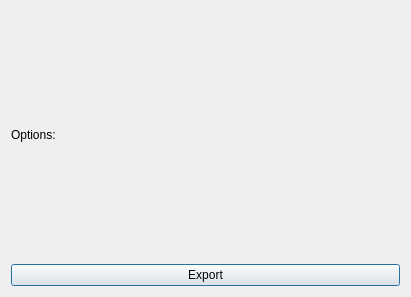
<?xml version="1.0" encoding="UTF-8"?>
<ui version="4.0">
 <class>ExportDialog</class>
 <widget class="QDialog" name="ExportDialog">
  <property name="geometry">
   <rect>
    <x>0</x>
    <y>0</y>
    <width>411</width>
    <height>297</height>
   </rect>
  </property>
  <property name="windowTitle">
   <string>Dialog</string>
  </property>
  <layout class="QHBoxLayout" name="horizontalLayout_2">
   <item>
    <layout class="QVBoxLayout" name="options_layout">
     <item>
      <widget class="QLabel" name="options_label">
       <property name="text">
        <string>Options:</string>
       </property>
      </widget>
     </item>
     <item>
      <widget class="QPushButton" name="generate_button">
       <property name="text">
        <string>Export</string>
       </property>
      </widget>
     </item>
    </layout>
   </item>
  </layout>
 </widget>
 <resources/>
 <connections/>
</ui>
